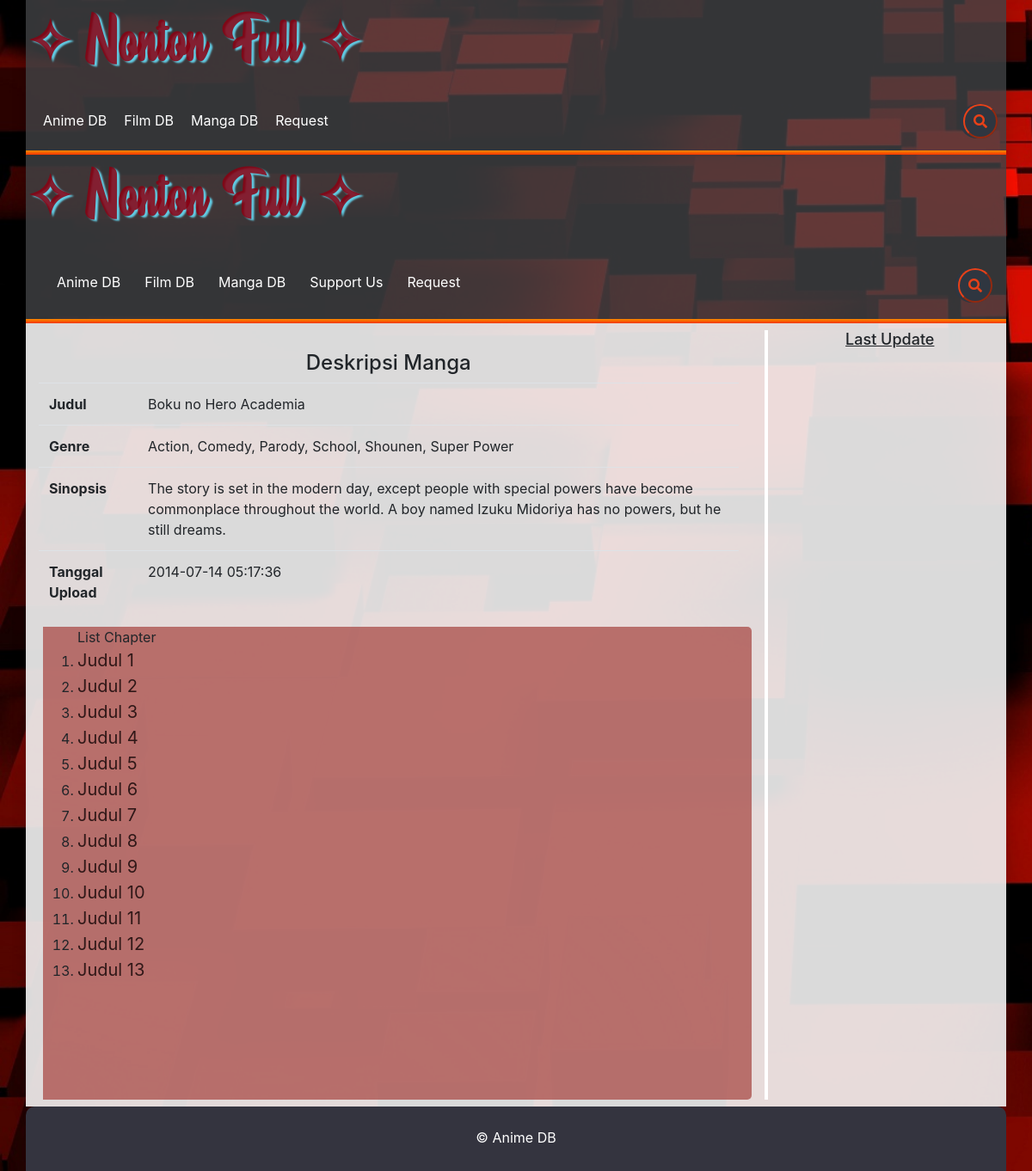
/manga/chapter/4, run on the app's committed database.
### tables this page shows
CREATE TABLE `list_manga` (
  `id_manga` int(11) NOT NULL,
  `judul_manga` varchar(225) NOT NULL,
  `alur_cerita` text DEFAULT NULL,
  `status` int(11) NOT NULL,
  `genre` varchar(225) DEFAULT NULL,
  `rating` decimal(10,1) DEFAULT NULL,
  `published` datetime NOT NULL,
  `url_img` varchar(255) DEFAULT NULL
);

CREATE TABLE `list_chapter_manga` (
  `no_id` int(11) NOT NULL,
  `id_manga` int(11) NOT NULL,
  `judul_chapter` varchar(225) NOT NULL,
  `chapter` varchar(50) DEFAULT NULL,
  `link` varchar(255) DEFAULT NULL,
  `tgl_upload` datetime NOT NULL
);

### application/controllers/Manga.php (called while the page is built, shortened)
<?php
class Manga extends CI_Controller {
    public function chapter($id) {
        $dataheader['judul']    = 'Manga DB';
        $dataheader['css']      = 'mangaChap-style.css';
        $datafooter['js']       = '';
        $data['manga']          = $this->manga_m->getMangabyID($id);
        $data['chapter']        = $this->manga_m->get_chapter($id);
        $this->load->view('templates/header', $dataheader);
        $this->load->view('manga/chapter_v', $data);
        $this->load->view('templates/footer', $datafooter);
    }
}

### index.php (called while the page is built, shortened)
<?php
require_once BASEPATH.'core/CodeIgniter.php';

### application/models/manga_m.php (called while the page is built, shortened)
<?php
class manga_m extends CI_Model {
    var $table      = 'list_manga';
    var $table2     = 'list_chapter_manga';
    public function getMangabyID($id){
        $this->db->from($this->table);
        $this->db->where(['id_manga' => $id]);
        return $this->db->get()->result();
    }
    public function get_chapter($id){
        $this->db->select('*');
        $this->db->from($this->table2);
        $this->db->where(['id_manga' => $id]);
        return $this->db->get()->result();
    }
}

### application/views/manga/chapter_v.php (the view, shortened to what this page needs)
<div class="container">
    <div id="header" class="shadow">
        <div id="logo">
            <a class="navbar-brand logo-btn" href="<?= base_url() ?>">&#10023; Nonton Full &#10023;</a>
        </div>
        <nav class="navbar navbar-expand-lg navbar-light">
            <div class="collapse navbar-collapse" id="homenav">
                <ul class="navbar-nav">
                    <li class="nav-item pr-2">
                        <a class="nav-link"  href="<?= base_url() ?>">Anime DB</a>
                    </li>
                    <li class="nav-item pr-2">
                        <a class="nav-link" href="<?= base_url('film') ?>">Film DB</a>
                    </li>
                    <li class="nav-item pr-2">
                        <a class="nav-link" href="<?= base_url('manga') ?>">Manga DB</a>
                    </li>
                    <li class="nav-item pr-2">
                        <a class="nav-link" href="">Support Us</a>
                    </li>
                    <li class="nav-item">
                        <a class="nav-link" href="">Request</a>
                    </li>
                </ul>
            </div>
            <div class="justify-content-between">
                <div class="search-box">
                    <input type="text" class="search-txt" name="" placeholder="Input Search Key">
                    <button class="search-btn"><span class="fas fa-search"></span></button>
                </div>
            </div>
        </nav>
    </div>
    <div id="batas-header">
    </div>
    <div id="body" class="shadow">
        <div class="row pt-2 pb-2">
            <div class="col-lg-9 main-body">
                <div class="" id="isi-data">
                    <div class="col-lg-12 mt-4">
                        <h4 class="text-center">Deskripsi Manga</h4>
                        <table class="table">
                            <tbody>
                                <tr>
                                    <th>Judul</th>
                                    <td><?= $manga[0]->judul_manga; ?></td>
                                </tr>
                                <tr>
                                    <th>Genre</th>
                                    <td><?= $manga[0]->genre; ?></td>
                                </tr>
                                <tr>
                                    <th>Sinopsis</th>
                                    <td><?= $manga[0]->alur_cerita; ?></td>
                                </tr>
                                <tr>
                                    <th>Tanggal Upload</th>
                                    <td><?= $manga[0]->published; ?></td>
                                </tr>
                            </tbody>
                        </table>
                    </div>
                </div>
                <div class="list-chapter">
                    <div class="list">
                        <ol class="list-item">List Chapter
                            <?php foreach($chapter as $chap): ?>
                                <li><a class="list-object" href="<?= base_url('manga/view/'.$chap->no_id) ?>"><?= $chap->judul_chapter ?></a></li>
                            <?php endforeach; ?>
                        </ol>
                    </div>
                </div>
            </div>
            <div class="col-lg-3 side-body">
                <h1 class="title-list text-center mr-2">Last Update</h1>
            </div>
        </div>
    </div>
    <div id="footer" class="">
        <div class="row">
            <div class="col-sm-12">
                <p class="text-white text-center mt-4">&copy; Anime DB</p>
            </div>
        </div>
    </div>
</div>

### include/costum-css/base-style.css (style rules this page uses)
html, body { margin:0; padding:0; height:100%; }
body { background: url('../../file/app/back2.jpg'); background-size: cover; }
.container { padding: 0; }
#header { background: rgba(65, 67, 69, .8);; }
#batas-header { height: 5px; background: linear-gradient(#fe8c00, #f83600); }
.main-body { min-height: 100vh; margin: 0; border-right: 4px solid white; }
#body { background: rgba(242, 242, 242, .9); }
#footer { background-color: #34343f; width: 100%; height: 75px; border-top-right-radius: 10px; border-top-left-radius: 10px; }
.title-list { font-size: 18px; text-decoration: underline; }
.search-box { position: relative; background: #2f3640; height: 40px; border-radius: 40px; }
.search-btn { position: relative; color: #e84118; float: right; width: 40px; height: 40px; border-radius: 50%; border-color: #e84118; display: flex; justify-content: center; align-items: center; transition: .4s; background: transparent; cursor: pointer; overflow: hidden; }
.search-txt { border: none; background: none; outline: none; float: left; color: white; font-size: 16px; transition: .4s; line-height: 40px; width: 0px; }
#logo { min-height: 100px; line-height: 100px; box-sizing: border-box; }
#logo a { font-family: 'Beauty'; font-weight: bold; text-align: center; font-size: 35px; color: rgba(138, 0, 18, 0.85); text-shadow: rgb(98, 204, 228) 3px 2px 2px; font-size: 65px; }
#homenav ul { position: relative; display: flex; padding: 0 10px 10px 10px; margin: 0; }
#homenav ul li { list-style: none; height: 50px; margin: 0 5px; }
#homenav ul li a { display: block; text-decoration: none; color: white; line-height: 50px; padding: 0 5px; margin: 0; transition: 1s; }

### include/costum-css/user/mangaChap-style.css (style rules this page uses)
.list-chapter { position: relative; margin-left: 20px; background-color: rgba(173, 84, 80, .8); min-height: 550px; max-height: 550px; overflow-y: auto; border-top-right-radius: 5px; border-bottom-right-radius: 5px; }
.list-object { color: rgba(48, 24, 24); font-size: 20px; }

### data on the page
list_manga: judul_manga "Boku no Hero Academia", genre "Action, Comedy, Parody, School, Shounen, Super Power", alur_cerita "The story is set in the modern day, except people with special powers have become commonplace throughout the world. A boy named Izuku Midoriya has no powers, but he still dreams.", published "2014-07-14 05:17:36"
list_chapter_manga: judul_chapter "Judul 1"
list_chapter_manga: judul_chapter "Judul 2"
list_chapter_manga: judul_chapter "Judul 3"
list_chapter_manga: judul_chapter "Judul 4"
list_chapter_manga: judul_chapter "Judul 5"
list_chapter_manga: judul_chapter "Judul 6"
list_chapter_manga: judul_chapter "Judul 7"
list_chapter_manga: judul_chapter "Judul 8"
list_chapter_manga: judul_chapter "Judul 9"
list_chapter_manga: judul_chapter "Judul 10"
list_chapter_manga: judul_chapter "Judul 11"
list_chapter_manga: judul_chapter "Judul 12"
list_chapter_manga: judul_chapter "Judul 13"
